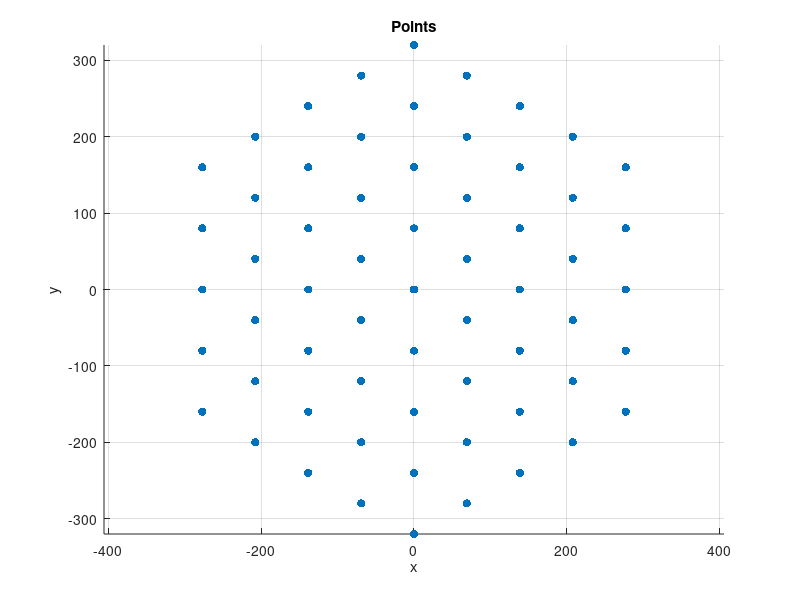

Here is the MATLAB script that generated this plot: (Note: this script raises an error after producing the figure.)
% This script is used to visualize the 3D data collected by hexagon
% transducer array
% extend this visualization into full 3D scale, 
% using simulated 3D data

% Y. Tang

clear all; clc;

% load the array information
load('hex61_pitch80.mat');
locations_x_y = coords;

% plot out all coordinates on a 2D plane
x = coords(:,1)';
y = coords(:,2)';

figure
scatter(x,y,36,'filled');
grid on
axis equal tight
xlabel('x');ylabel('y');title('Points');

%% index of transducers for each layer
layer_1 = [1 2 3 4 5 6 11 12 18 19 26 27 35 ...
    36 43 44 50 51 56 57 58 59 60 61];
layer_2 = [7 8 9 10 13 17 20 25 28 34 37 42 ...
    45 49 52 53 54 55];
layer_3 = [14 15 16 21 24 29 33 38 41 46 47 48];
layer_4 = [22 23 30 32 39 40];
layer_5 = [31];


%% simualate the signal intensity obtained by all elements
% this part can be replaced with Kwave simulation.
int = zeros(1,61);
int(layer_1) = 0.6;
int(layer_2) = 0.7;
int(layer_3) = 0.8;
int(layer_4) = 0.9;
int(layer_5) = 1.0;

% Create a grid for the entire image
[grid_x, grid_y] = meshgrid(-400:1:400, -400:1:400);  % 100x100 image grid


%% interpolation algorithm
known_x = [x];
known_y = [y];
known_intensity = [int];

% Interpolate intensities on the grid
interpolated_intensity = griddata(known_x, known_y, known_intensity, grid_x, grid_y, 'cubic');

% Plot the interpolated image
figure;
axis_x = [-400:1:400];
axis_y = [-400:1:400];

imagesc(axis_x,axis_y,interpolated_intensity);
colormap hot;
colorbar;
title('Interpolated Intensity Image');
axis equal tight;

%% simulate for 3D imaging
% image_2d = interpolated_intensity;
% scaling_factors = [linspace(0.1, 1, 10),flip(linspace(0.1, 1, 10))];  % 10 scaling factors from 0.1 to 1
% image_3d = zeros([201, 201, 10]);
% 
% for i = 1:20
%     image_3d(:,:,i) = image_2d * scaling_factors(i);
% end

% volshow(image_3d);
% volshow(image_3d);
% title('Stacked Image Layers with Scaling Factors');
